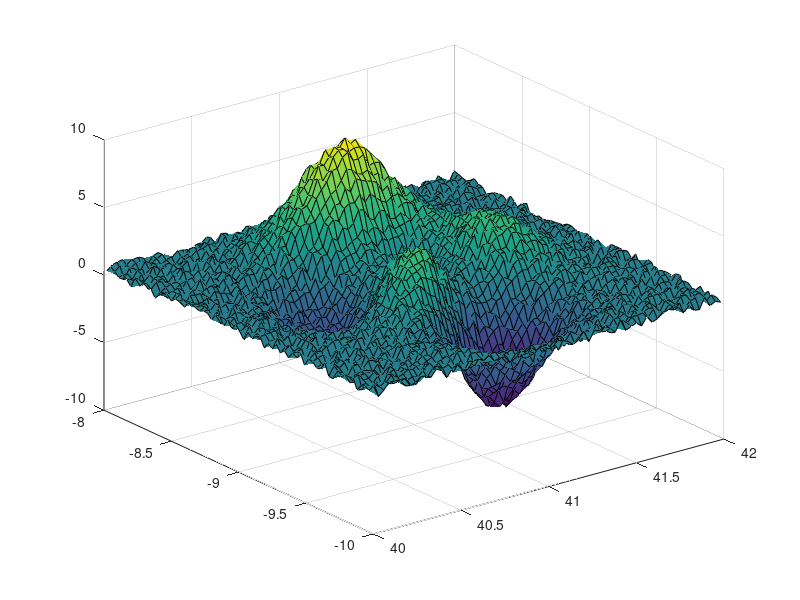
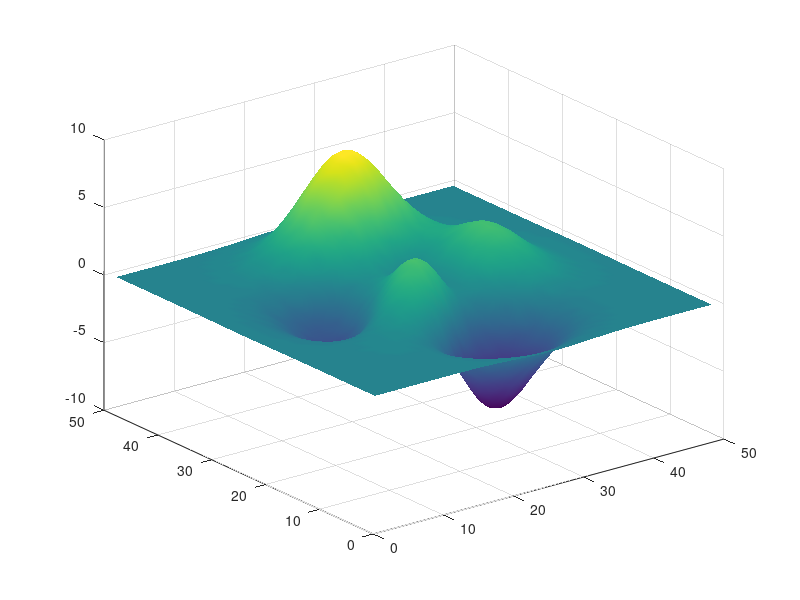

MATLAB code for these plots, in order:
function testresult = KMLfig2pngNew_test(varargin)
%KMLFIG2PNGNEW_TEST  unit test for KMLfig2png
%
% See also : googleplot

%% Copyright notice
%   --------------------------------------------------------------------
%   Copyright (C) 2010 <COMPANY>
%       Thijs
%
%       <EMAIL>	
%
%       <ADDRESS>
%
%   This library is free software: you can redistribute it and/or
%   modify it under the terms of the GNU Lesser General Public
%   License as published by the Free Software Foundation, either
%   version 2.1 of the License, or (at your option) any later version.
%
%   This library is distributed in the hope that it will be useful,
%   but WITHOUT ANY WARRANTY; without even the implied warranty of
%   MERCHANTABILITY or FITNESS FOR A PARTICULAR PURPOSE.  See the GNU
%   Lesser General Public License for more details.
%
%   You should have received a copy of the GNU Lesser General Public
%   License along with this library. If not, see <http://www.gnu.org/licenses/>.
%   --------------------------------------------------------------------

% This tool is part of <a href="http://OpenEarth.nl">OpenEarthTools</a>.
% OpenEarthTools is an online collaboration to share and manage data and 
% programming tools in an open source, version controlled environment.
% Sign up to recieve regular updates of this function, and to contribute 
% your own tools.

%% Version <http://svnbook.red-bean.com/en/1.5/svn.advanced.props.special.keywords.html>
% Created: 20 Jan 2010
% Created with Matlab version: 7.7.0.471 (R2008b)

% $Id$
% $Date$
% $Author$
% $Revision$
% $HeadURL$
% $Keywords: $

disp(['... running test:',mfilename])

%% $Description (Name = KMLpcolor)
% Publishable code that describes the test.

%% $RunCode
try
[lat,lon] = meshgrid(40:.03:42,-10:.03:-8);

   z = peaks(67)+rand(size(lat));
   surf(lat,lon,z)
       
   FIG = figure('Visible','Off')
   h               = surf(peaks-.1);
   shading interp;material([.9 0.08 .07]);lighting phong
   axis off;axis tight;view(0,90);lightangle(0,90)
   colormap(colormap_cpt('bathymetry_vaklodingen',500));clim([-50 25]);
   
   KMLfig2pngNew(h,lat,lon,z,'highestLevel',6,'lowestLevel',14,...
       'mergeExistingTiles',true,'bgcolor',[255 0 255],...
       'fileName',KML_testdir('KMLfig2pngNew.kml'))
   
   try;close(FIG);end

   testresult = true;
catch
   testresult = false;
end
